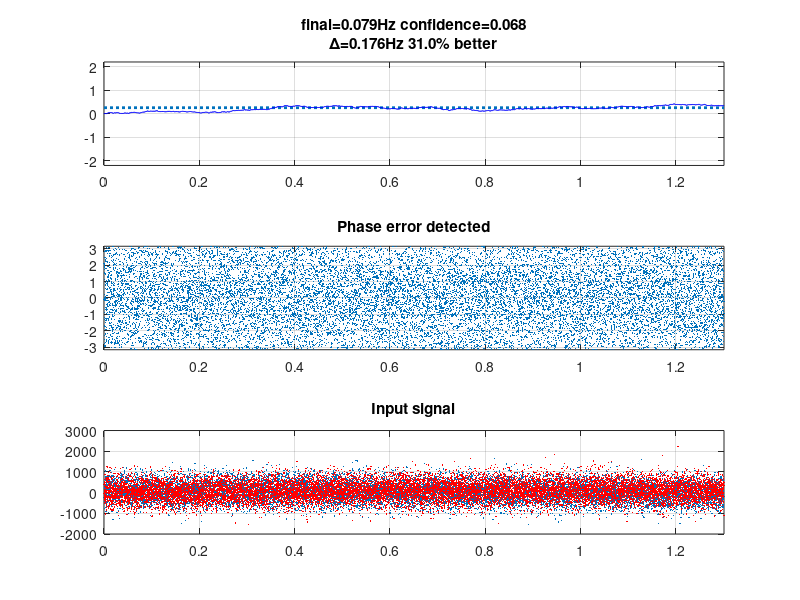

Source code (MATLAB):
clc;

%% stimulus params
FS = 12e3; % sampling rate
N = (65536-3072)/4;
F = rand()*4-2; % freq offset
PHI = 2*pi*rand(); % phase
SNR = -15;

%% pll params
LB = 2; % loop bandwidth in hz
DF = sqrt(2)/2; % damping factor
G = 6; % gain

CC_UB = 96;
CC_LB = 32;

beta = 2*DF*2*pi*LB/FS - (2*pi*LB)^2 / (FS^2*G); % proportional
alpha = (2*pi*LB)^2/(FS*G); % integral

%% sim
t = (0:N-1).'/FS;
if exist('rx', 'var')
    x = rx(1:4:end,4) + 1j*rx(1:4:end,5);
else
    x = awgn(exp(1j*2*pi*F.*t+PHI), SNR, 'measured');
end
y = ones(N, 1);
f = zeros(N, 1);
phi = zeros(N, 1);
lock = false(N, 1);
stable = false(N, 1);
delta = zeros(N, 1);

mav0 = 1024*ones(32, 1);
mav1 = 1024*ones(32, 1);

cc = CC_UB; % confidence coef, smaller is better (indicating higher SNR)
sc = 0; % stable count, larger is better (indicating higher SNR)
final = 0; % final freq offset in hz

for i = 1:N
    delta(i) = atan2(imag(x(i)/y(i)), real(x(i)/y(i))); % phase detector

    if mod(i-1, 64)==0
        mav0 = [delta(i); mav0(1:31)];
        if mav0(32)~=1024
            phistdd = std(mav0);
            if phistdd<pi/9
                lock(i) = true;
                cc = cc - 1;
                if cc<CC_LB; cc=CC_LB; end
            else
                cc = cc + 1;
                if cc>CC_UB; cc=CC_UB; end
            end
        end
    elseif i>1
        lock(i) = lock(i-1);
    end

    if mod(i-1, 64)==31
        mav1 = [f(i); mav1(1:31)];
        if mav1(32)~=1024
            fstdd = std(mav1);
            if fstdd<0.025
                stable(i) = true;
                final = mean(mav1);
                sc = sc + 1;
            end
        end
    elseif i>1
        stable(i) = stable(i-1);
    end

    if i<N
        f(i+1) = f(i) + beta*delta(i);
        phi(i+1) = phi(i) + alpha*delta(i) + 2*pi*f(i+1)/FS;
        while phi(i+1)>pi
            phi(i+1) = phi(i+1)-2*pi;
        end
        while phi(i+1)<-pi
            phi(i+1) = phi(i+1)+2*pi;
        end
        y(i+1) = exp(1j*phi(i+1));
    end
end

%%
clf;
subplot(311);
plot([0, t(N)], [F, F], ':', 'linewidth', 2);
hold on;
plot(t, f, 'b');
if exist('rx', 'var')
    plot(t, rx(1:4:end,7), 'r.', 'markersize', 1);
end
% plot(t, lock*4-2, 'g', 'displayname', 'Phase lock');
% plot(t, stable*4-2, 'c', 'displayname', 'Frq stable');
hold off;
axis([min(t) max(t) -2.2, 2.2]);
grid on;
if F~=0
    if abs(final-F)<=abs(F)
        improvement = 1-abs(final-F)/abs(F);
        improvement = sprintf('%.1f%% better', improvement*100);
    else
        improvement = abs(final-F)/abs(F);
        improvement = sprintf('%.2fx worse', improvement);
    end
else
    improvement = abs(final);
    improvement = sprintf('%.3fhz deviated', improvement);
end
fast_exp = @(x) typecast(int32(single(x)*single(12102203)) + int32(1065353216), 'single');
title(sprintf('final=%.3fHz confidence=%.3f\n\\Delta=%.3fHz %s',final, 1-fast_exp(-sc/cc), abs(final-F), improvement));
labelled = findobj(gca, 'Type', 'line', '-not', 'DisplayName', '');
if ~isempty(labelled); legend(labelled, 'location', 'best'); end

subplot(312);
plot(t, delta, '.', 'markersize', 1);
if exist('rx', 'var')
    hold on;
    plot(t, rx(1:4:end,6), 'r.', 'markersize', 1);
    hold off;
end
grid on;
axis([min(t) max(t) -pi pi]);
title('Phase error detected');

subplot(313);
plot(t, real(x), '.', 'markersize', 1);
hold on;
plot(t, imag(x), 'r.', 'markersize', 1);
hold off;
grid on;
xlim([min(t) max(t)]);
title('Input signal');
